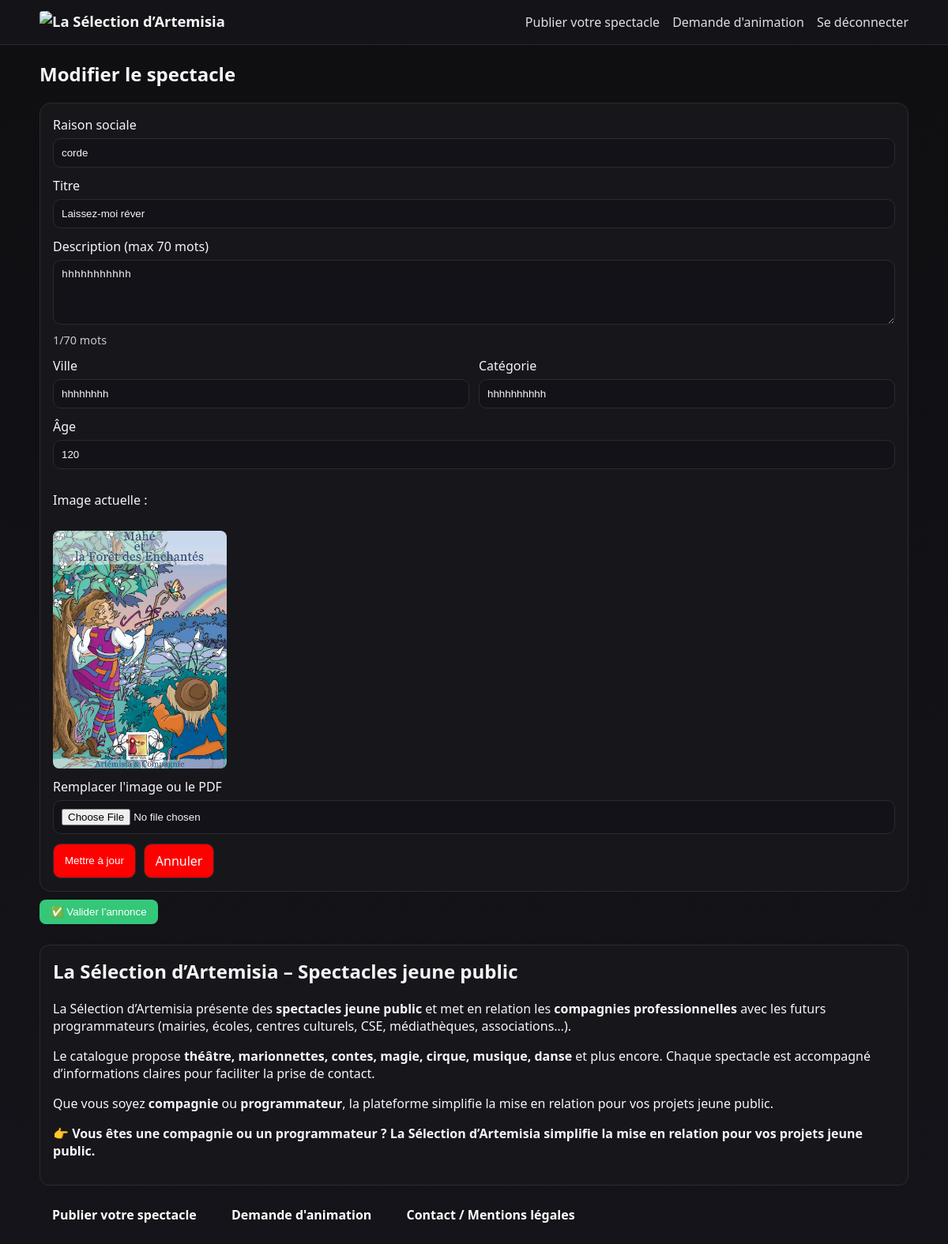
Page /my/shows/1/edit (signed in) on the earlier database version.
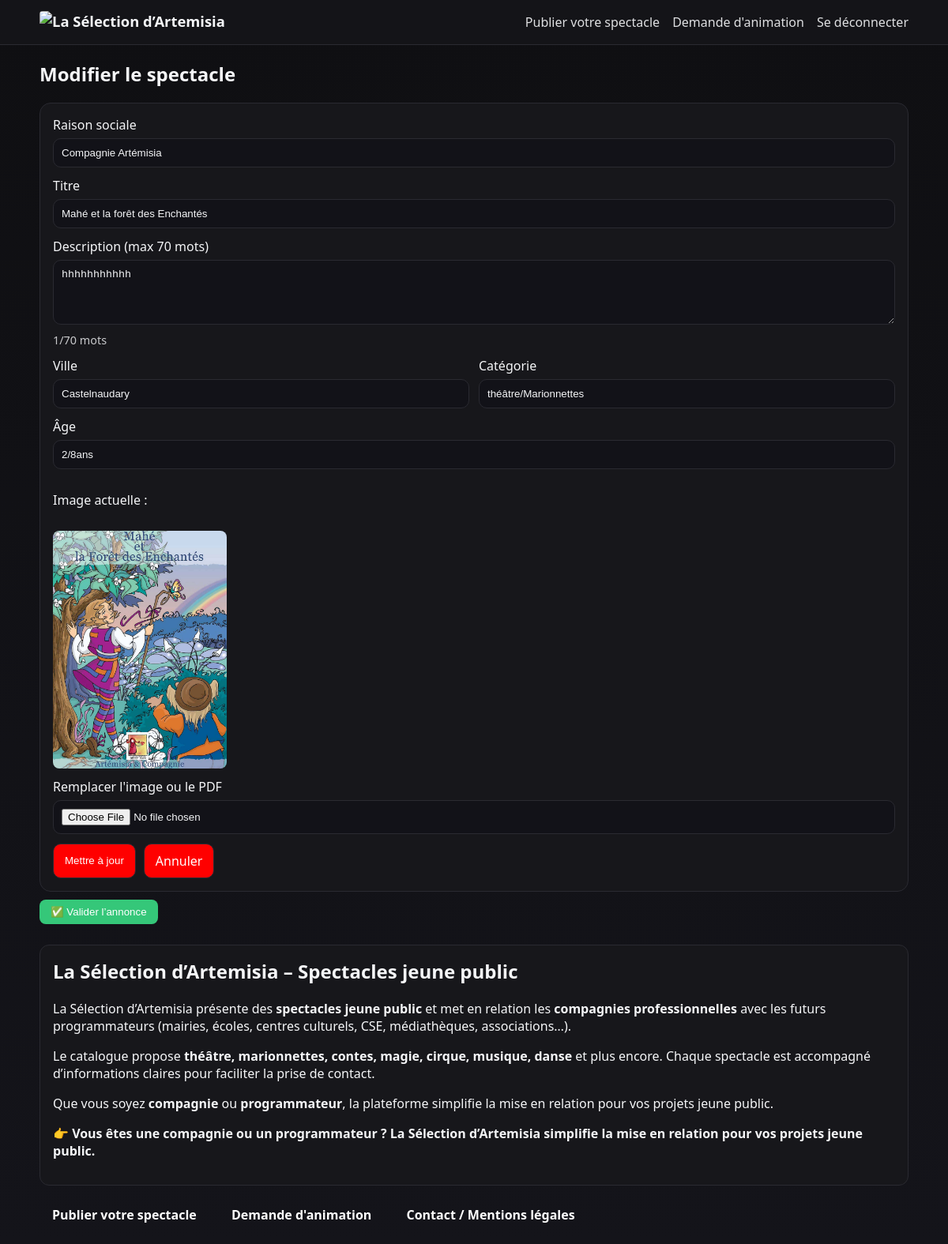
Same page on the later database version.
### models/models.py (models this page shows, shortened)
class Show(db.Model):
    __tablename__ = "shows"
    id = db.Column(db.Integer, primary_key=True)
    raison_sociale = db.Column(db.String(200), nullable=True)
    title = db.Column(db.String(150), nullable=False)
    description = db.Column(db.Text, nullable=True)
    location = db.Column(db.String(120), nullable=True)
    category = db.Column(db.String(80), nullable=True)
    date = db.Column(db.Date, nullable=True)
    age_range = db.Column(db.String(50), nullable=True)
    file_name = db.Column(db.String(255), nullable=True)
    file_mimetype = db.Column(db.String(120), nullable=True)
    created_at = db.Column(db.DateTime, default=datetime.utcnow)
    approved = db.Column(db.Boolean, default=False)
    contact_email = db.Column(db.String(255), nullable=True)
    user_id = db.Column(db.Integer, db.ForeignKey("users.id"), nullable=True)
    user = db.relationship("User", backref="shows")
    def is_pdf(self) -> bool:
        return (self.file_mimetype or "").lower().startswith("application/pdf")

### app.py (the view, shortened to what this page needs)
    @app.route("/my/shows/<int:show_id>/edit", methods=["GET","POST"], endpoint="show_edit_self")
    @login_required
    def show_edit_self(show_id: int):
        s = Show.query.get_or_404(show_id)
        u = current_user()
        if not (u.is_admin or s.user_id == u.id):
            flash("Accès refusé.", "danger")
            return redirect(url_for("company_dashboard"))
        return render_template("show_form_edit.html", show=s, user=u)

### app.py (called while the page is built)
def current_user() -> Optional[User]:
    username = session.get("username")
    if not username:
        return None
    return User.query.filter_by(username=username).first()

def login_required(fn):
    from functools import wraps
    @wraps(fn)
    def wrapper(*args, **kwargs):
        if not session.get("username"):
            flash("Veuillez vous connecter.", "warning")
            return redirect(url_for("login", next=request.path))
        return fn(*args, **kwargs)
    return wrapper

### templates/show_form_edit.html (shortened to what this page needs)
{% extends "base.html" %}
{% block content %}
<h2>Modifier le spectacle</h2>
<form method="post" enctype="multipart/form-data" class="form">
  <label>Raison sociale
    <input type="text" name="raison_sociale" value="{{ show.raison_sociale or '' }}">
  </label>
  <label>Titre
    <input type="text" name="title" value="{{ show.title }}" required>
  </label>
  <label>Description (max 70 mots)
    <textarea id="description" name="description" rows="4" required>{{ show.description or "" }}</textarea>
    <div id="desc-counter" style="font-size:.9rem;opacity:.8;margin-top:4px;">0/70 mots</div>
  </label>
  <div class="grid-2">
    <label>Ville
      <input type="text" name="location" value="{{ show.location }}">
    </label>
    <label>Catégorie
      <input type="text" name="category" value="{{ show.category }}">
    </label>
   </div>
   <label>Âge
  <input type="text" name="age_range"
       value="{{ (request.form.get('age_range') if request.method=='POST' else (show.age_range if show else '')) or '' }}"
       placeholder="Tranche d'âge">
   </label>
  {% if show.file_name %}
    {% if show.is_pdf() %}
        <p>Fichier actuel :
            <a href="{{ url_for('static', filename='upload/' ~ show.file_name) }}" target="_blank">
                📄 Voir le PDF ({{ show.file_name }})
            </a>
        </p>
    {% else %}
        <p>Image actuelle :</p>
        <img src="{{ url_for('static', filename='upload/' ~ show.file_name) }}"
             alt="{{ show.title }}"
             class="show-image">
    {% endif %}
{% else %}
    <p><em>Aucun fichier associé pour l’instant.</em></p>
{% endif %}
  <label>Remplacer l'image ou le PDF
    <input type="file" name="file" accept=".png,.jpg,.jpeg,.gif,.webp,.pdf">
  </label>
  <div class="actions">
    <button type="submit">Mettre à jour</button>
    <a class="btn-secondary" href="{{ url_for('home') }}">Annuler</a>
  </div>
</form>
<form action="{{ url_for('show_approve', show_id=show.id) }}" method="POST" style="margin-top:10px;">
  <button style="background:#35c779;color:white;padding:8px 14px;border:none;border-radius:8px;cursor:pointer;">✅ Valider l’annonce</button>
</form>
{% endblock %}

Differences in the rows shown:
changed Show "hhhhhhhhhhh": raison_sociale "corde" → "Compagnie Artémisia"; title "Laissez-moi réver" → "Mahé et la forêt des Enchantés"; location "hhhhhhhh" → "Castelnaudary"; category "hhhhhhhhhh" → "théâtre/Marionnettes"; age_range "120" → "2/8ans"
